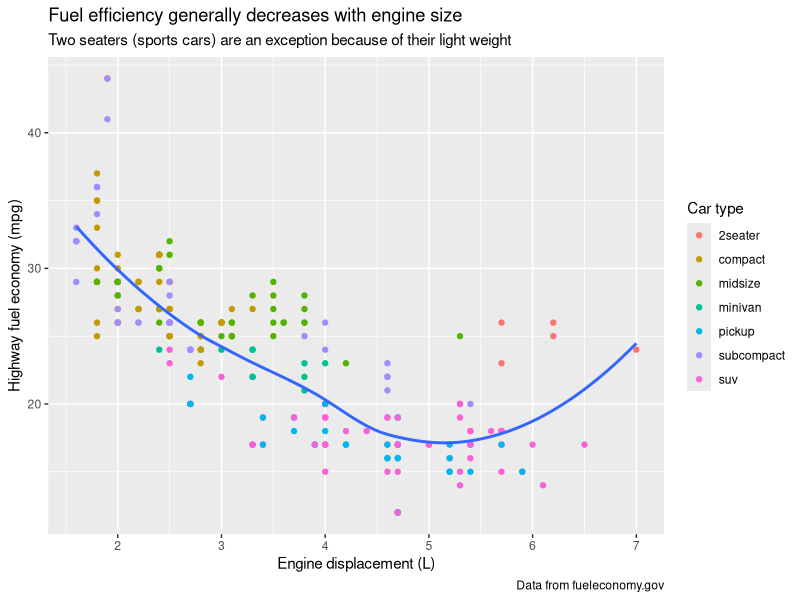
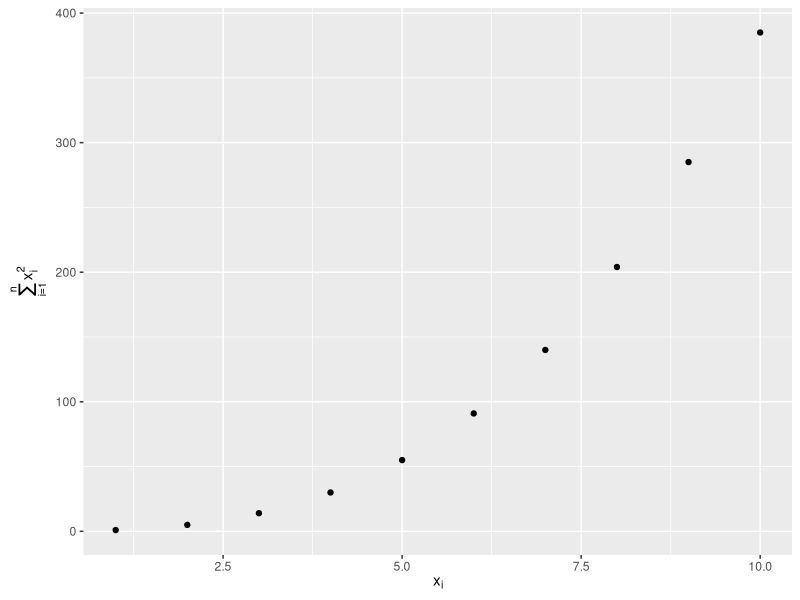
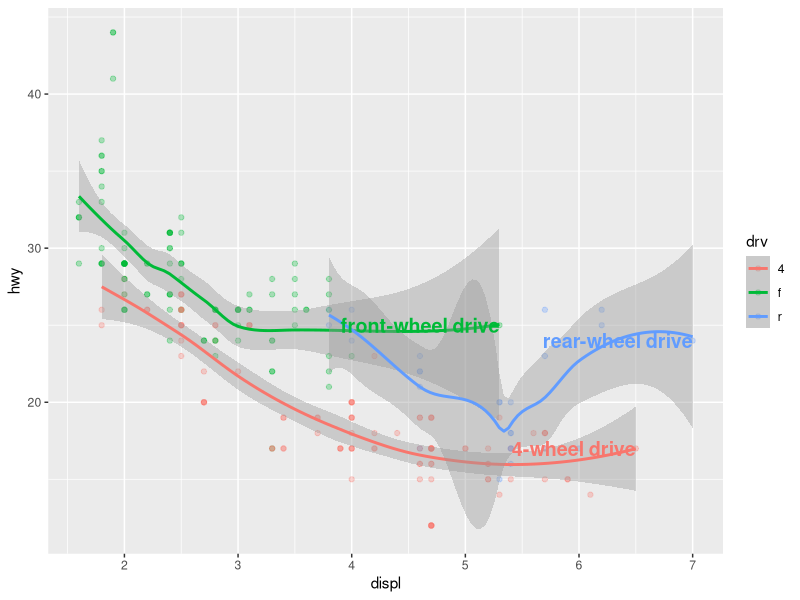
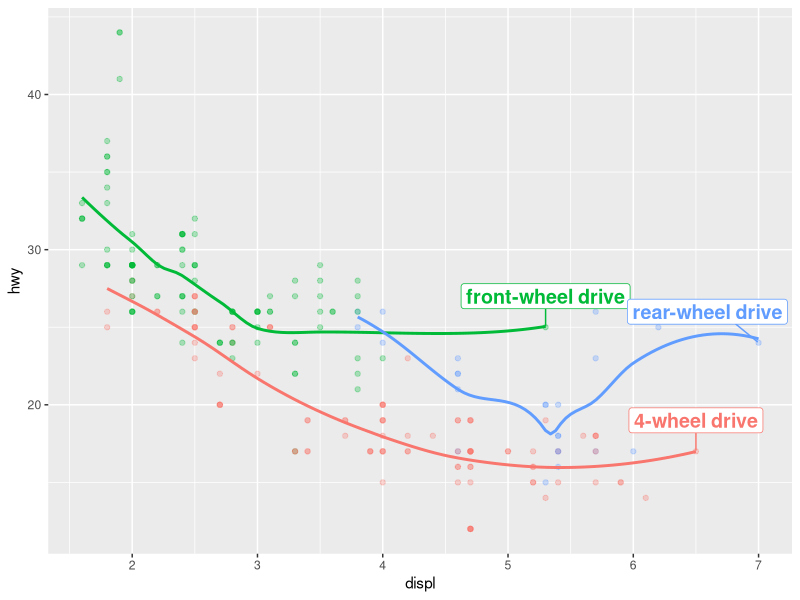
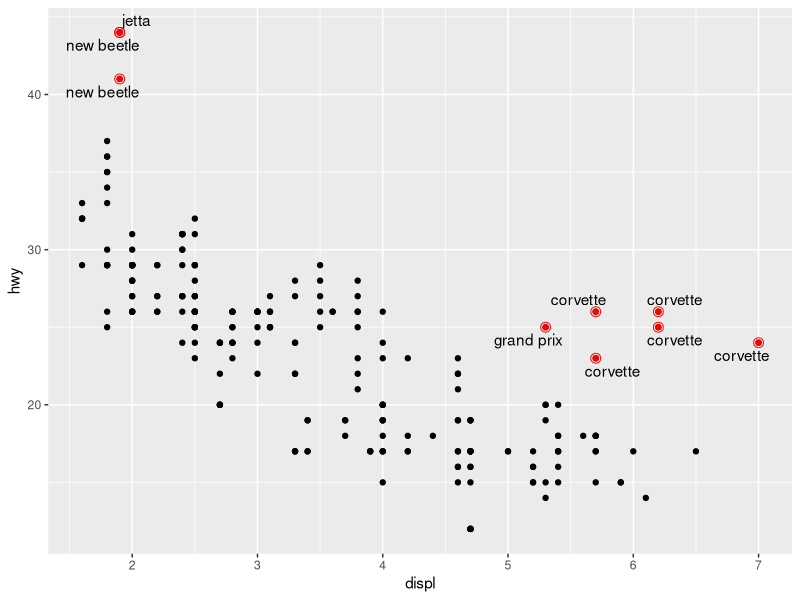
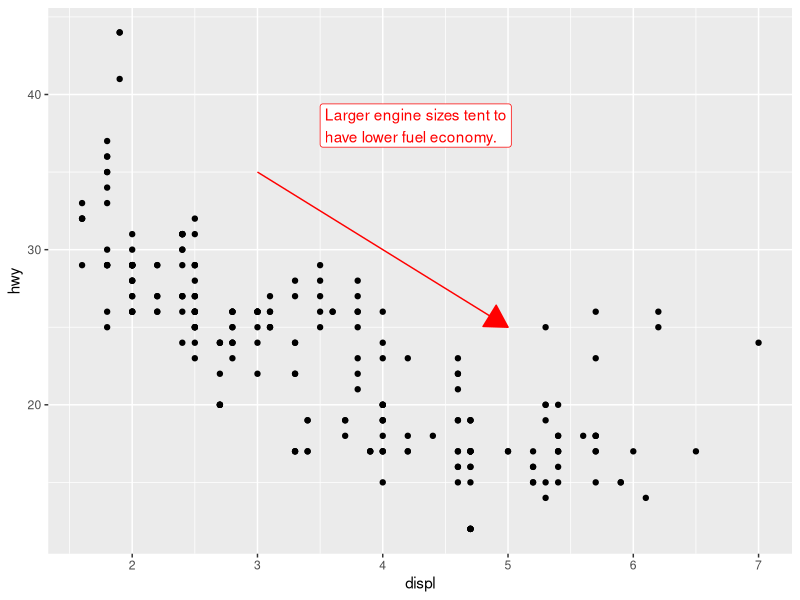
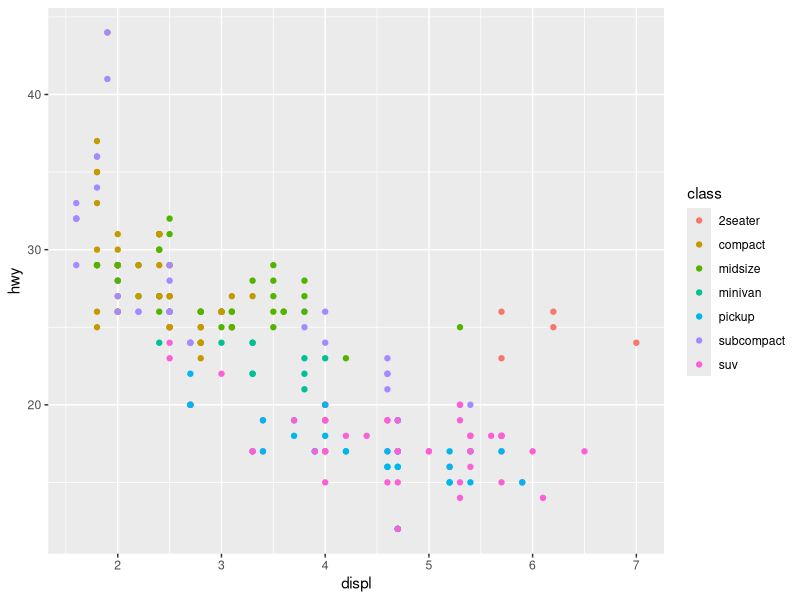
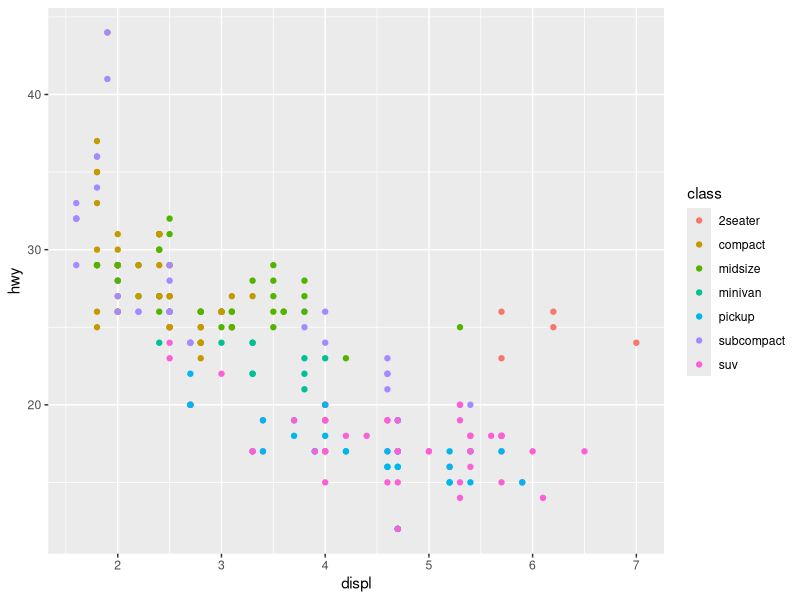

Source code (R) for these figures, in order:
# Communication

### Pre-requisites

library(tidyverse)
library(scales)
library(ggrepel)
library(patchwork)

### Labels

ggplot(mpg, aes(x = displ, y = hwy)) +
  geom_point(aes(color = class)) +
  geom_smooth(se = FALSE) +
  labs(
    x = "Engine displacement (L)",
    y = "Highway fuel economy (mpg)",
    color = "Car type",
    title = "Fuel efficiency generally decreases with engine size",
    subtitle = "Two seaters (sports cars) are an exception because of their light weight",
    caption = "Data from fueleconomy.gov"
  )

df <- tibble(
  x = 1:10,
  y = cumsum(x^2)
)

ggplot(df, aes(x, y)) +
  geom_point() +
  labs(
    x = quote(x[i]),
    y = quote(sum(x[i] ^ 2, i == 1, n))
  )

### Annotations 

label_info <- mpg %>% 
  group_by(drv) %>% 
  arrange(desc(displ)) %>% 
  slice_head(n = 1) %>% 
  mutate(
    drive_type = case_when(
      drv == "f" ~ "front-wheel drive",
      drv == "r" ~ "rear-wheel drive",
      drv == "4" ~ "4-wheel drive"
    )
  ) %>% 
  select(displ, hwy, drv, drive_type)

label_info

ggplot(mpg, aes(x = displ, y = hwy, color = drv)) +
  geom_point(alpha = 0.3) +
  geom_smooth(se = TRUE) +
  geom_text(
    data = label_info,
    aes(x = displ, y = hwy, label = drive_type),
    fontface = "bold", size = 5, hjust = "right", vjust = "botton"
  ) +
  theme(lengend.position = "none")

ggplot(mpg, aes(x = displ, y = hwy, color = drv)) +
  geom_point(alpha = 0.3) +
  geom_smooth(se = FALSE) +
  geom_label_repel(
    data = label_info,
    aes(x = displ, y = hwy, label = drive_type),
    fontface = "bold", size = 5, nudge_y = 2
  ) +
  theme(legend.position = "none")

potential_outliers <- mpg %>% 
  filter(hwy > 40 | (hwy > 20 & displ > 5))

ggplot(mpg, aes(x = displ, y = hwy)) +
  geom_point() +
  geom_text_repel(data = potential_outliers, aes(label = model)) +
  geom_point(data = potential_outliers, color = "red") +
  geom_point(
    data = potential_outliers,
    color = "red", size = 3, shape = "circle open"
  )

trend_text <- "Larger engine sizes tent to\nhave lower fuel economy." %>% 
  str_wrap(width = 30)

trend_text

ggplot(mpg, aes(x = displ, y = hwy)) +
  geom_point() +
  annotate(
    geom = "label", x = 3.5, y = 38,
    label = trend_text,
    hjust = "left", color = "red"
  ) +
  annotate(
    geom = "segment",
    x = 3, y = 35, xend = 5, yend = 25, color = "red",
    arrow = arrow(type = "closed")
  )

### Scales

#### Default Scales

ggplot(mpg, aes(x = displ, y = hwy)) +
  geom_point(aes(color = class))


ggplot(mpg, aes(x = displ, y = hwy)) +
  geom_point(aes(color = class)) +
  scale_x_continuous() +
  scale_y_continuous() +
  scale_color_discrete()

#### Axis Ticks & Legend Keys

ggplot(mpg, aes(x = displ, y = hwy, color = drv)) +
  geom_point() +
  scale_y_continuous(breaks = seq(15, 40, by = 5))

ggplot(mpg, aes(x = displ, y = hwy, color = drv)) +
  geom_point() +
  scale_x_continuous(labels = NULL) +
  scale_y_continuous(labels = NULL) +
  scale_color_discrete(labels = c("4" = "4-wheel", "f" = "front", "r" = "rear"))

##### Left
ggplot(diamonds, aes(x = price, y = cut)) +
  geom_point(alpha = 0.05) +
  scale_x_continuous(labels = label_dollar())

##### Right

ggplot(diamonds, aes(x = price, y = cut)) +
  geom_boxplot(alpha = 0.05) +
  scale_x_continuous(
    labels = label_dollar(scale = 1/1000, suffix = "k"),
    breaks = seq(1000, 19000, by = 6000)
  )

ggplot(diamonds, aes(x = cut, fill = clarity)) +
  geom_bar(position = "fill") +
  scale_y_continuous(name = "Percentage", labels = label_percent())

presidential %>% 
  mutate(id = 33 + row_number()) %>% 
  ggplot(aes(x = start, y = id)) +
  geom_point() +
  geom_segment(aes(xend = end, yend = id)) +
  scale_x_date(name = NULL, breaks = presidential$start, date_labels = "'%y")

#### Legend Layout

base <- ggplot(mpg, aes(x = displ, y = hwy)) +
  geom_point(aes(color = class))

base + theme(legend.position = "right")
base + theme(legend.position = "left")
base +
  theme(legend.position = "top") +
  guides(col = guide_legend(nrow = 3))
base +
  theme(legend.position = "bottom") +
  guides(col = guide_legend(nrow = 3))

ggplot(mpg, aes(x = displ, y = hwy)) +
  geom_point(aes(color = class)) +
  geom_smooth(se = FALSE) +
  theme(legend.position = "bottom") +
  guides(color = guide_legend(nrow = 2, override.aes = list(size = 4)))

#### Replacing a Scale

##### Left
ggplot(diamonds, aes(x = carat, y = price)) +
  geom_bin2d()

##### Right
ggplot(diamonds, aes(x = log10(carat), y = log10(price))) +
  geom_bin2d()

ggplot(diamonds, aes(x = carat, y = price)) +
  geom_bin2d() +
  scale_x_log10() +
  scale_y_log10()

ggplot(mpg, aes(x = displ, y = hwy)) +
  geom_point(aes(color = drv))

ggplot(mpg, aes(x = displ, y = hwy)) +
  geom_point(aes(color = drv)) +
  scale_color_brewer(palette = "Set1")

ggplot(mpg, aes(x = displ, y = hwy)) +
  geom_point(aes(color = drv, shape = drv)) +
  scale_color_brewer(palette = "Set1")

presidential %>% 
  mutate(id = 33 + row_number()) %>% 
  ggplot(aes(x = start, y = id, color = party)) +
  geom_point() +
  geom_segment(aes(xend = end, yend = id)) +
  scale_color_manual(values = c(Republican = "#E81B23", Democratic = "#00AEF3"))

df <- tibble(
  x = rnorm(10000),
  y = rnorm(10000)
)

ggplot(df, aes(x, y)) +
  geom_hex() +
  coord_fixed() +
  labs(title = "Default, continuous", x = NULL, y = NULL)

ggplot(df, aes(x, y)) +
  geom_hex() +
  coord_fixed() +
  scale_fill_viridis_c() +
  labs(title = "Viridis, continuous", x = NULL, y = NULL)

ggplot(df, aes(x, y)) +
  geom_hex() +
  coord_fixed() +
  scale_fill_viridis_b() +
  labs(title = "Viridis, binned", x = NULL, y = NULL)

#### Zooming 

##### Left
ggplot(mpg, aes(x = displ, y = hwy)) +
  geom_point(aes(color = drv)) +
  geom_smooth()


##### Right
mpg %>% 
  filter(displ >= 5 & displ <= 6 & hwy >= 10 & hwy <= 25) %>% 
  ggplot(aes(x = displ, y = hwy)) +
  geom_point(aes(color = drv)) +
  geom_smooth()

##### Left
ggplot(mpg, aes(x = displ, y = hwy)) +
  geom_point(aes(color = drv)) +
  geom_smooth() +
  scale_x_continuous(limits = c(5, 6)) +
  scale_y_continuous(limits = c(10, 25))

##### Right
ggplot(mpg, aes(x = displ, y = hwy)) +
  geom_point(aes(color = drv)) +
  geom_smooth() +
  coord_cartesian(xlim = c(5, 6), ylim = c(10, 25))

suv <- mpg %>% filter(class == "suv")
compact <- mpg %>% filter(class == "compact")

##### Left
ggplot(suv, aes(x = displ, y = hwy, color = drv)) +
  geom_point()

##### Right
ggplot(compact, aes(x = displ, y = hwy, color = drv)) +
  geom_point()

x_scale <- scale_x_continuous(limits = range(mpg$displ))
y_scale <- scale_y_continuous(limits = range(mpg$hwy))
col_scale <- scale_color_discrete(limits = unique(mpg$drv))

##### Left
ggplot(suv, aes(x = displ, y = hwy, color = drv)) +
  geom_point() +
  x_scale +
  y_scale +
  col_scale

##### Right
ggplot(compact, aes(x = displ, y = hwy, color = drv)) +
  geom_point() +
  x_scale +
  y_scale +
  col_scale

### Themes

ggplot(mpg, aes(x = displ, y = hwy)) +
  geom_point(aes(color = class)) +
  geom_smooth(se = FALSE) +
  theme_bw()

ggplot(mpg, aes(x = displ, y = hwy, color = drv)) +
  geom_point() +
  labs(
    title = "Lager engine sizes tent to have lower fuel economy",
    caption = "Source: https://fueleconomy.gov."
  ) +
  theme(
    legend.position = c(0.6, 0.7),
    legend.direction = "horizontal",
    legend.box.background = element_rect(color = "black"),
    plot.title = element_text(face = "bold"),
    plot.title.position = "plot",
    plot.caption.position = "plot",
    plot.caption = element_text(hjust = 0)
  )

### Layout

p1 <- ggplot(mpg, aes(x = displ, y = hwy)) +
  geom_point() +
  labs(title = "Plot 1")

p2 <- ggplot(mpg, aes(x = drv, y = hwy)) +
  geom_boxplot() +
  labs(title = "Plot 2")

p1 + p2

p3 <- ggplot(mpg, aes(x = cty, y =hwy)) +
  geom_point() +
  labs(title = "Plot 3")

(p1 | p3) / p2

p1 <- ggplot(mpg, aes(x = drv, y = cty, color = drv)) +
  geom_boxplot(show.legend = FALSE) +
  labs(title = "Plot 1")

p2 <- ggplot(mpg, aes(x = drv, y = hwy, color = drv)) +
  geom_boxplot(show.legend = FALSE) +
  labs(title = "Plot 2")

p3 <- ggplot(mpg, aes(x = cty, color = drv, fill = drv)) +
  geom_density(alpha = 0.5) +
  labs(title = "Plot 3")

p4 <- ggplot(mpg, aes(x = hwy, color = drv, fill = drv)) +
  geom_density(alpha = 0.5) +
  labs(title = "Plot 4")

p5 <- ggplot(mpg, aes(x = cty, y = hwy, color = drv)) +
  geom_point(show.legend = FALSE) +
  facet_wrap(~drv) +
  labs(title = "Plot 5")

(guide_area() / (p1 + p2) / (p3 + p4) / p5) +
  plot_annotation(
    title = "City and highway mileage for cars with different drivetrains",
    caption = "Source: https://fueleconomy.gov."
  ) +
  plot_layout(
    guides = "collect",
    heights = c(1, 3, 2, 4)
  ) &
  theme(legend.position = "top")
























































